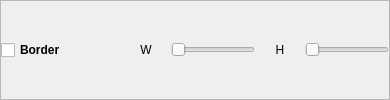
                           <widget class="QFrame" name="frame_7">
                            <property name="frameShape">
                             <enum>QFrame::StyledPanel</enum>
                            </property>
                            <property name="frameShadow">
                             <enum>QFrame::Raised</enum>
                            </property>
                            <layout class="QHBoxLayout" name="horizontalLayout_14">
                             <property name="spacing">
                              <number>5</number>
                             </property>
                             <property name="leftMargin">
                              <number>0</number>
                             </property>
                             <property name="topMargin">
                              <number>0</number>
                             </property>
                             <property name="rightMargin">
                              <number>0</number>
                             </property>
                             <property name="bottomMargin">
                              <number>0</number>
                             </property>
                             <item>
                              <widget class="QCheckBox" name="border_check">
                               <property name="minimumSize">
                                <size>
                                 <width>120</width>
                                 <height>0</height>
                                </size>
                               </property>
                               <property name="font">
                                <font>
                                 <family>Segoe UI</family>
                                 <bold>true</bold>
                                </font>
                               </property>
                               <property name="text">
                                <string>Border</string>
                               </property>
                              </widget>
                             </item>
                             <item>
                              <widget class="QLabel" name="border_w_label">
                               <property name="minimumSize">
                                <size>
                                 <width>40</width>
                                 <height>0</height>
                                </size>
                               </property>
                               <property name="text">
                                <string>W</string>
                               </property>
                               <property name="alignment">
                                <set>Qt::AlignCenter</set>
                               </property>
                              </widget>
                             </item>
                             <item>
                              <widget class="QSlider" name="border_w_slider">
                               <property name="minimum">
                                <number>0</number>
                               </property>
                               <property name="maximum">
                                <number>10</number>
                               </property>
                               <property name="singleStep">
                                <number>1</number>
                               </property>
                               <property name="pageStep">
                                <number>1</number>
                               </property>
                               <property name="value">
                                <number>0</number>
                               </property>
                               <property name="orientation">
                                <enum>Qt::Horizontal</enum>
                               </property>
                               <property name="tickInterval">
                                <number>5</number>
                               </property>
                              </widget>
                             </item>
                             <item>
                              <widget class="QLabel" name="border_h_label">
                               <property name="minimumSize">
                                <size>
                                 <width>40</width>
                                 <height>0</height>
                                </size>
                               </property>
                               <property name="text">
                                <string>H</string>
                               </property>
                               <property name="alignment">
                                <set>Qt::AlignCenter</set>
                               </property>
                              </widget>
                             </item>
                             <item>
                              <widget class="QSlider" name="border_h_slider">
                               <property name="maximum">
                                <number>10</number>
                               </property>
                               <property name="singleStep">
                                <number>1</number>
                               </property>
                               <property name="pageStep">
                                <number>1</number>
                               </property>
                               <property name="orientation">
                                <enum>Qt::Horizontal</enum>
                               </property>
                               <property name="tickInterval">
                                <number>5</number>
                               </property>
                              </widget>
                             </item>
                            </layout>
                           </widget>
